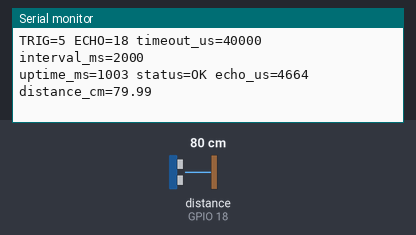
A program run on a simulated ESP32. Parts: the last lines printed to the serial monitor. Wiring (inferred from the names in the program): ultrasonic range finder: trigger GPIO 5; echo GPIO 18. Inputs (shaded band) come from the test bench; at power-on: distance to the obstacle (sensor on GPIO 18) 80 cm. The echo pulse lasts 58.3 µs per cm.

Above: at 2.2 s.
2.3 s: distance to the obstacle (sensor on GPIO 18) set to 2 cm
At 4.2 s:
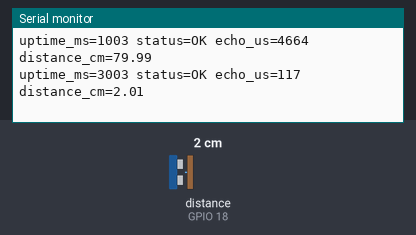
5.0 s: distance to the obstacle (sensor on GPIO 18) set to 4 cm
At 5.7 s:
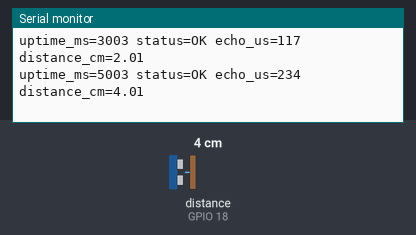
Timing chart, 0 to 8.0 s (numbered marks = the images above; inputs shaded):
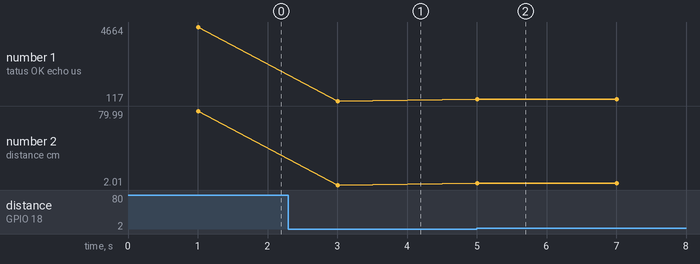

The program:

main.cpp
```cpp
#include <Arduino.h>
#include "UltrasonicSensor.h"
#include "config.h"

namespace {
UltrasonicSensor sensor;
uint32_t previousMeasurementMs = 0;
}

void setup() {
    Serial.begin(config::serialBaud);
    sensor.begin();
    delay(config::startupDelayMs);
    Serial.println("Khazzan Phase 1 | JSN-SR20-Y3.0 assumptions UNVERIFIED");
    Serial.printf("TRIG=%u ECHO=%u timeout_us=%lu interval_ms=%lu\n",
                  static_cast<unsigned>(config::trigPin),
                  static_cast<unsigned>(config::echoPin),
                  static_cast<unsigned long>(config::echoTimeoutUs),
                  static_cast<unsigned long>(config::measurementIntervalMs));
    previousMeasurementMs = millis() - config::measurementIntervalMs;
}

void loop() {
    const uint32_t now = millis();
    // Unsigned subtraction remains correct across millis() wraparound.
    if (static_cast<uint32_t>(now - previousMeasurementMs) <
        config::measurementIntervalMs) {
        delay(1);
        return;
    }
    previousMeasurementMs = now;
    const Measurement reading = sensor.read();
    Serial.printf("uptime_ms=%lu ", static_cast<unsigned long>(now));
    switch (reading.status) {
    case MeasurementStatus::Ok:
        Serial.printf("status=OK echo_us=%lu distance_cm=%.2f\n",
                      static_cast<unsigned long>(reading.durationUs), reading.distanceCm);
        break;
    case MeasurementStatus::Timeout:
        Serial.println("status=TIMEOUT distance_cm=NA");
        break;
    case MeasurementStatus::EchoHighBeforeTrigger:
        Serial.println("status=ECHO_HIGH_BEFORE_TRIGGER distance_cm=NA");
        break;
    case MeasurementStatus::OutOfRange:
        Serial.printf("status=OUT_OF_RANGE echo_us=%lu distance_cm=NA\n",
                      static_cast<unsigned long>(reading.durationUs));
        break;
    }
}
```

UltrasonicSensor.h
```cpp
#pragma once
#include <cstdint>
#include <limits>

enum class MeasurementStatus { Ok, Timeout, EchoHighBeforeTrigger, OutOfRange };

struct Measurement {
    MeasurementStatus status;
    uint32_t durationUs;
    // Invalid readings always carry NaN, never a plausible zero distance.
    float distanceCm;
    bool valid() const { return status == MeasurementStatus::Ok; }
};

// Pure conversion is independent of Arduino for host testing.
inline Measurement convertEcho(uint32_t durationUs, float speed,
                               float minCm, float maxCm) {
    const float invalid = std::numeric_limits<float>::quiet_NaN();
    if (durationUs == 0) return {MeasurementStatus::Timeout, 0, invalid};
    const float distance = static_cast<float>(durationUs) * speed / 2.0f;
    if (!(distance >= minCm && distance <= maxCm)) {
        return {MeasurementStatus::OutOfRange, durationUs, invalid};
    }
    return {MeasurementStatus::Ok, durationUs, distance};
}

class UltrasonicSensor {
public:
    void begin();
    Measurement read();
};
```

UltrasonicSensor.cpp
```cpp
#include <Arduino.h>
#include "UltrasonicSensor.h"
#include "config.h"

void UltrasonicSensor::begin() {
    // Preload LOW before enabling the output.
    digitalWrite(config::trigPin, LOW);
    pinMode(config::trigPin, OUTPUT);
    pinMode(config::echoPin, INPUT);
}

Measurement UltrasonicSensor::read() {
    if (digitalRead(config::echoPin) == HIGH) {
        return {MeasurementStatus::EchoHighBeforeTrigger, 0,
                std::numeric_limits<float>::quiet_NaN()};
    }
    digitalWrite(config::trigPin, LOW);
    delayMicroseconds(config::triggerLowUs);
    digitalWrite(config::trigPin, HIGH);
    delayMicroseconds(config::triggerHighUs);
    digitalWrite(config::trigPin, LOW);
    // Zero means no complete pulse was captured inside the bounded wait.
    const auto duration = pulseIn(config::echoPin, HIGH, config::echoTimeoutUs);
    return convertEcho(duration, config::soundSpeedCmPerUs,
                       config::minDistanceCm, config::maxDistanceCm);
}
```

config.h
```cpp
#pragma once
#include <cstdint>

namespace config {
inline constexpr uint32_t serialBaud = 115200;
inline constexpr uint8_t trigPin = 5;
inline constexpr uint8_t echoPin = 18;
inline constexpr uint32_t triggerLowUs = 5;
inline constexpr uint32_t triggerHighUs = 10;
inline constexpr uint32_t echoTimeoutUs = 40000;
inline constexpr uint32_t startupDelayMs = 1000;
inline constexpr uint32_t measurementIntervalMs = 2000;
// Engineering starting values, NOT verified JSN-SR20-Y3.0 specifications.
inline constexpr float soundSpeedCmPerUs = 0.0343f;
inline constexpr float minDistanceCm = 2.0f;
inline constexpr float maxDistanceCm = 600.0f;
static_assert(trigPin != echoPin, "TRIG and ECHO must differ");
static_assert(triggerHighUs > 0 && triggerHighUs < 1000, "Invalid trigger width");
static_assert(echoTimeoutUs > 0 && echoTimeoutUs < 1000000, "Invalid timeout");
static_assert(measurementIntervalMs > 0 && measurementIntervalMs < 0x80000000UL,
              "Invalid measurement interval");
static_assert(soundSpeedCmPerUs > 0 && minDistanceCm > 0 &&
              maxDistanceCm > minDistanceCm, "Invalid conversion limits");
}
```

Measured:
- after the input at 2.3 s, the serial monitor: prints a new line after 0.70 s (image 1)
- after the input at 5.0 s, the serial monitor: prints a new line at once (image 2)
- plotted number 1: 4664 → 117 after the input at 2.3 s, 117 → 234 after the input at 5.0 s
- plotted number 2: 79.99 → 2.01 after the input at 2.3 s, 2.01 → 4.01 after the input at 5.0 s
